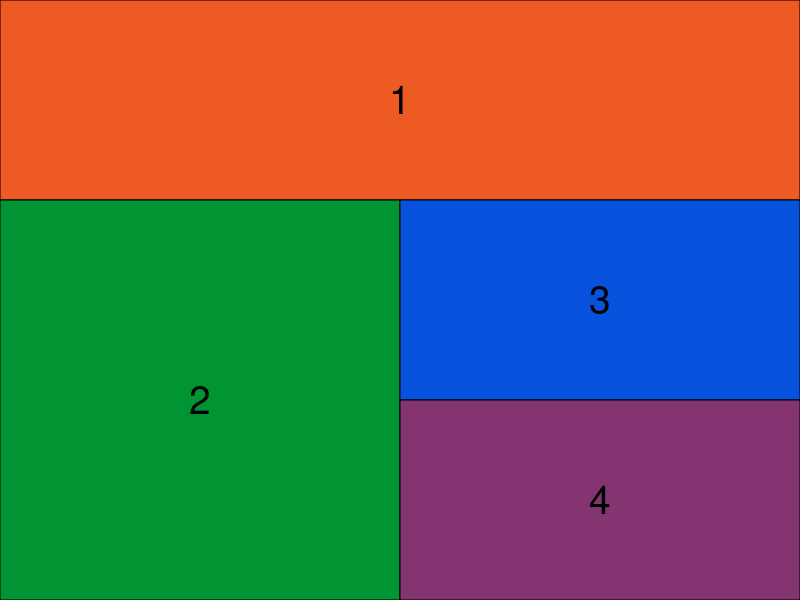
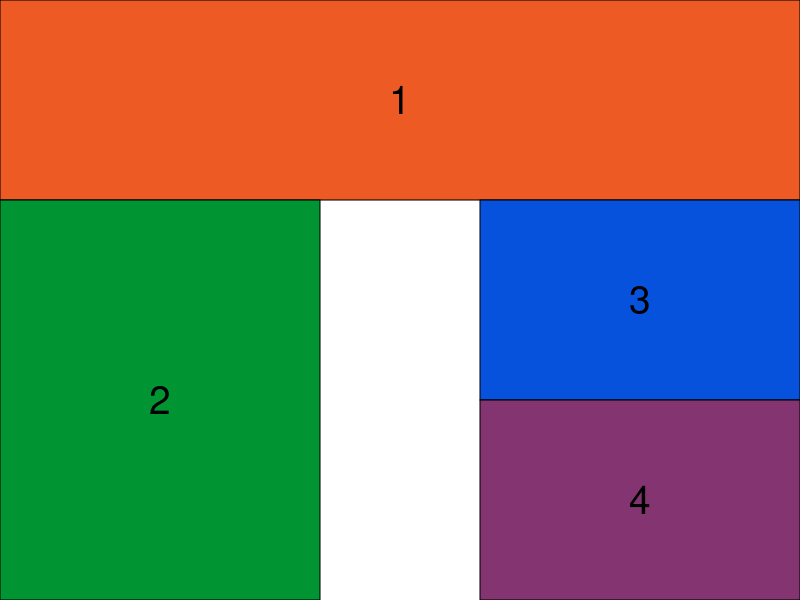
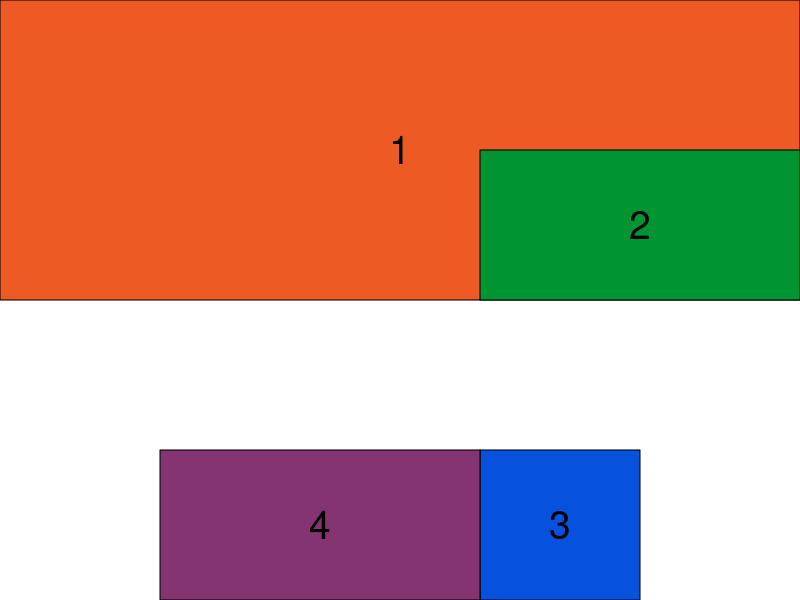

These figures' R source, in order:
## ---- chunk 1
knitr::opts_chunk$set(echo = TRUE)
## ---- chunk 2
# make objects to illustrate gridExtra functionality
library(grid)
library(gridExtra)

# make objects to visualize
# you can view these by doing grid.draw(grob1)
grob1 <- grobTree(rectGrob(gp=gpar(fill="#EE5A24", alpha=1)), textGrob("1", gp=gpar(fontsize=28)))
grob2 <- grobTree(rectGrob(gp=gpar(fill="#009432", alpha=1)), textGrob("2", gp=gpar(fontsize=28)))
grob3 <- grobTree(rectGrob(gp=gpar(fill="#0652DD", alpha=1)), textGrob("3", gp=gpar(fontsize=28)))
grob4 <- grobTree(rectGrob(gp=gpar(fill="#833471", alpha=1)), textGrob("4", gp=gpar(fontsize=28)))

# create layout for arrangement and do the arrangement
layout <- rbind(c(1, 1, 1, 1),
                c(2, 2, 3, 3),
                c(2, 2, 4, 4))
grid.arrange(grob1, grob2, grob3, grob4, layout_matrix=layout)
## ---- chunk 3
layout <- rbind(c(1, 1, 1, 1, 1),
                c(2, 2, NA, 3, 3),
                c(2, 2, NA, 4, 4))

grid.arrange(grob1, grob2, grob3, grob4, layout_matrix=layout)
## ---- chunk 4

# You will need to create a matrix matching the image above. See the exmaple above and use NAs where necessaray
# How many columns and rown do you need in your matrix?

## ---- chunk 5

# the layout matrix should be 5 columns by 4 rows

## ---- chunk 6
grob1 <- grobTree(rectGrob(gp=gpar(fill="#EE5A24", alpha=1)), textGrob("1", gp=gpar(fontsize=28)))
grob2 <- grobTree(rectGrob(gp=gpar(fill="#009432", alpha=1)), textGrob("2", gp=gpar(fontsize=28)))
grob3 <- grobTree(rectGrob(gp=gpar(fill="#0652DD", alpha=1)), textGrob("3", gp=gpar(fontsize=28)))
grob4 <- grobTree(rectGrob(gp=gpar(fill="#833471", alpha=1)), textGrob("4", gp=gpar(fontsize=28)))

#load gridExtra
library(gridExtra)

# define layout
layout <- rbind(c(1, 1, 1, 1, 1),
                c(1, 1, 1, 2, 2),
                c(NA, NA, NA, NA, NA),
                c(NA, 4, 4, 3, NA))

# make plot
grid.arrange(grob1, grob2, grob3, grob4, layout_matrix=layout)

